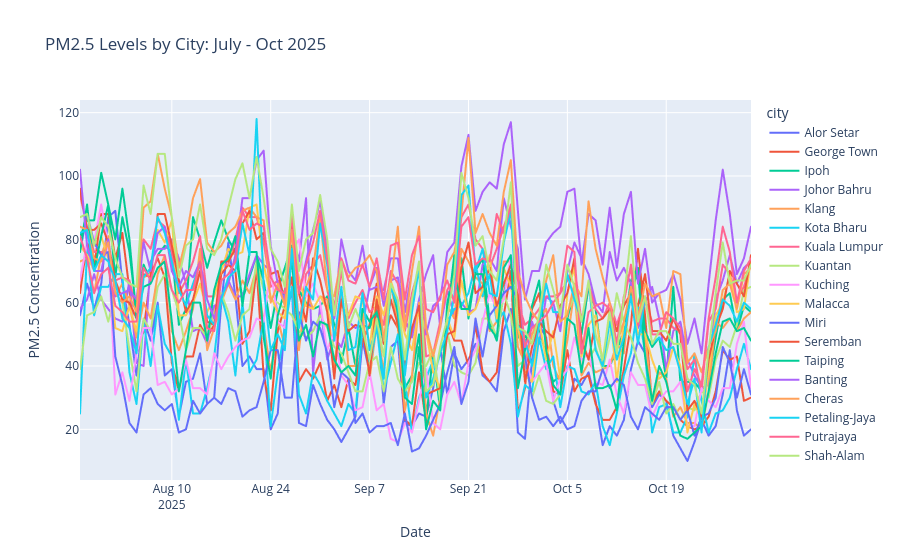

Source (notebook cell):
### Code cell
#use plotly for interactive plot since many data is plotted at once
import plotly.express as px

fig = px.line(df, 
              x="date_recorded", 
              y="median", 
              color="city",
              title="PM2.5 Levels by City: July - Oct 2025",
              labels={"median": "PM2.5 Concentration", "date_recorded": "Date"})

fig.update_layout(hovermode="x unified") # Shows all values for a date when hovering
fig.show()
